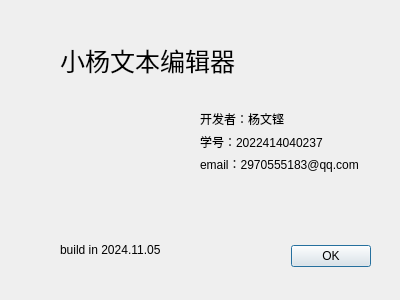
<?xml version="1.0" encoding="UTF-8"?>
<ui version="4.0">
 <class>AboutDialog</class>
 <widget class="QDialog" name="AboutDialog">
  <property name="geometry">
   <rect>
    <x>0</x>
    <y>0</y>
    <width>400</width>
    <height>300</height>
   </rect>
  </property>
  <property name="windowTitle">
   <string>Dialog</string>
  </property>
  <widget class="QDialogButtonBox" name="buttonBox">
   <property name="geometry">
    <rect>
     <x>30</x>
     <y>240</y>
     <width>341</width>
     <height>32</height>
    </rect>
   </property>
   <property name="orientation">
    <enum>Qt::Orientation::Horizontal</enum>
   </property>
   <property name="standardButtons">
    <set>QDialogButtonBox::StandardButton::Ok</set>
   </property>
  </widget>
  <widget class="QLabel" name="label">
   <property name="geometry">
    <rect>
     <x>60</x>
     <y>10</y>
     <width>191</width>
     <height>101</height>
    </rect>
   </property>
   <property name="font">
    <font>
     <pointsize>19</pointsize>
    </font>
   </property>
   <property name="text">
    <string>小杨文本编辑器</string>
   </property>
  </widget>
  <widget class="QLabel" name="label_5">
   <property name="geometry">
    <rect>
     <x>30</x>
     <y>100</y>
     <width>131</width>
     <height>121</height>
    </rect>
   </property>
   <property name="styleSheet">
    <string notr="true">border-image: url(:/C:/Users/秘密小杨/OneDrive/桌面/img/笔记本.png);</string>
   </property>
   <property name="text">
    <string/>
   </property>
  </widget>
  <widget class="QLabel" name="label_6">
   <property name="geometry">
    <rect>
     <x>60</x>
     <y>240</y>
     <width>141</width>
     <height>20</height>
    </rect>
   </property>
   <property name="text">
    <string>build in 2024.11.05</string>
   </property>
  </widget>
  <widget class="QWidget" name="">
   <property name="geometry">
    <rect>
     <x>200</x>
     <y>110</y>
     <width>171</width>
     <height>62</height>
    </rect>
   </property>
   <layout class="QVBoxLayout" name="verticalLayout">
    <item>
     <widget class="QLabel" name="label_2">
      <property name="text">
       <string>开发者：杨文铿</string>
      </property>
     </widget>
    </item>
    <item>
     <widget class="QLabel" name="label_3">
      <property name="text">
       <string>学号：2022414040237</string>
      </property>
     </widget>
    </item>
    <item>
     <widget class="QLabel" name="label_4">
      <property name="text">
       <string>email：2970555183@qq.com</string>
      </property>
     </widget>
    </item>
   </layout>
  </widget>
 </widget>
 <resources/>
 <connections>
  <connection>
   <sender>buttonBox</sender>
   <signal>accepted()</signal>
   <receiver>AboutDialog</receiver>
   <slot>accept()</slot>
   <hints>
    <hint type="sourcelabel">
     <x>248</x>
     <y>254</y>
    </hint>
    <hint type="destinationlabel">
     <x>157</x>
     <y>274</y>
    </hint>
   </hints>
  </connection>
  <connection>
   <sender>buttonBox</sender>
   <signal>rejected()</signal>
   <receiver>AboutDialog</receiver>
   <slot>reject()</slot>
   <hints>
    <hint type="sourcelabel">
     <x>316</x>
     <y>260</y>
    </hint>
    <hint type="destinationlabel">
     <x>286</x>
     <y>274</y>
    </hint>
   </hints>
  </connection>
 </connections>
</ui>
